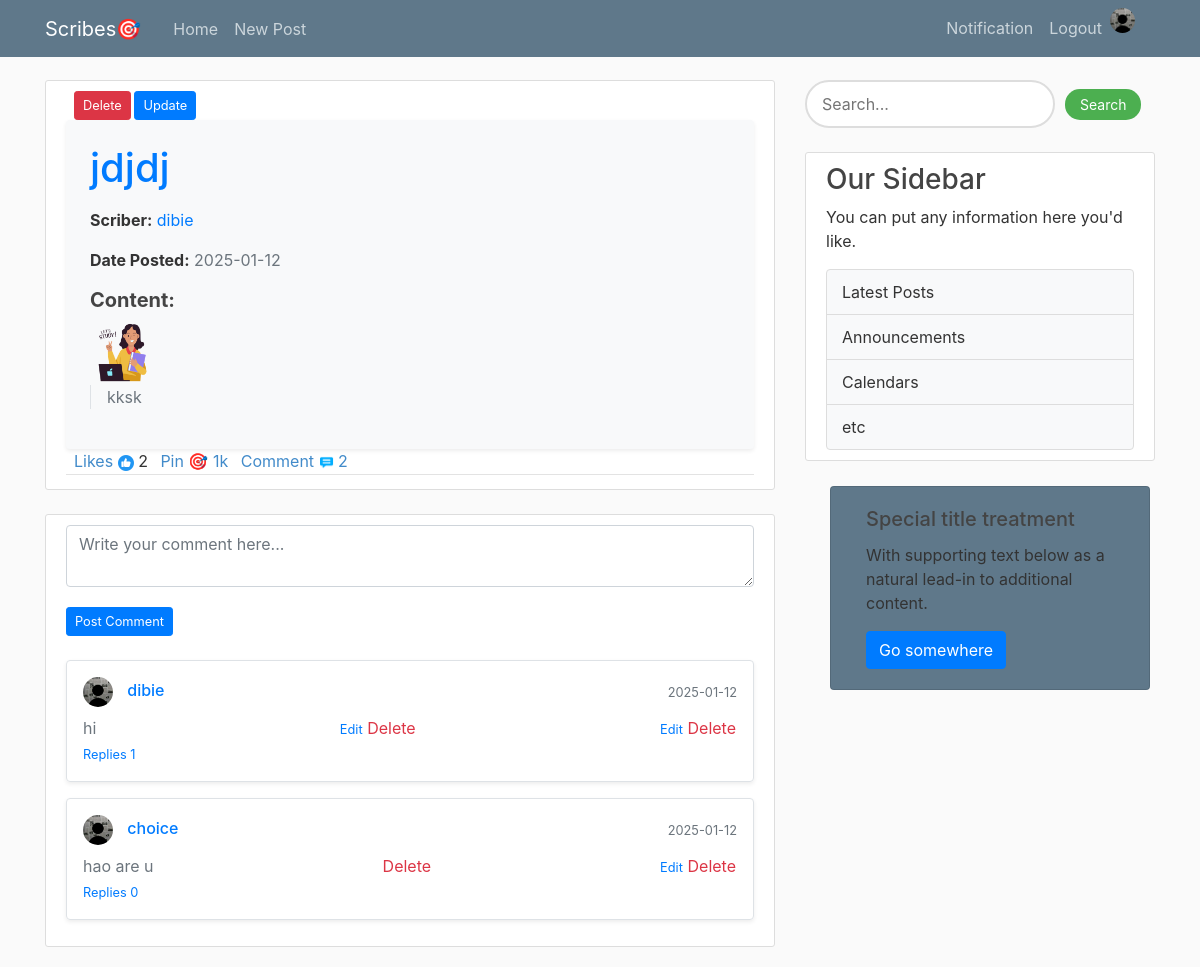
Page /post/detail/jdjdj (signed in) on the committed database.
### flaskblog/models.py (models this page shows, shortened)
class Post(db.Model):
    id = db.Column(db.Integer, primary_key=True)
    title = db.Column(db.String(100), nullable=False)
    content = db.Column(db.Text, nullable=False)
    date = db.Column(db.DateTime, nullable=False, default=datetime.utcnow)
    user_id = db.Column(db.Integer, db.ForeignKey('user.id'), nullable=False)
    is_admin = db.Column(db.Boolean, nullable=False,default=False)
    image = db.Column(db.String(20), nullable=False, default='default.jpg')

class User(db.Model, UserMixin):
    id = db.Column(db.Integer, primary_key=True)
    username = db.Column(db.String(20), nullable=False, unique=True)
    email = db.Column(db.String(120), nullable=False, unique=True)
    image_file = db.Column(db.String(20), nullable=False, default='default.jpg')
    password = db.Column(db.String(60), nullable=False)
    posts = db.relationship('Post', backref='author', lazy=True)
    is_admin = db.Column(db.Boolean, nullable=False,default=False)
    Biography= db.Column(db.Text, nullable=False,default='Add A Brief Description About Yourself')

class Comment(db.Model):
    id = db.Column(db.Integer, primary_key=True)
    content = db.Column(db.String(500), nullable=False)
    user_id = db.Column(db.Integer, db.ForeignKey('user.id'), nullable=False)
    post_id = db.Column(db.Integer, db.ForeignKey('post.id'), nullable=False)
    created_at = db.Column(db.DateTime, default=datetime.utcnow)
    user = db.relationship('User', backref=db.backref('comments', lazy=True))
    post = db.relationship('Post', backref=db.backref('comments', lazy='dynamic'))

### flaskblog/routes.py (the view)
@app.route("/post/detail/<title>", methods=['POST', 'GET'])
@login_required
def post_detail(title):
    image_file = url_for('static', filename='profile_pics/' + current_user.image_file)
    post = Post.query.filter_by(title=title).first_or_404()
    comments = Comment.query.filter_by(post_id=post.id).all()
    edit_comment_id = request.args.get("edit_comment_id", type=int)
    edit_comment = Comment.query.get(edit_comment_id) if edit_comment_id else None
    return render_template('post_detail.html',post=post,image_file=image_file,comments=comments,edit_comment=edit_comment)

### flaskblog/models.py (called while the page is built)
@login_manager.user_loader
def load_user(user_id):
    return User.query.get(int(user_id))

### flaskblog/templates/post_detail.html (shortened to what this page needs)
{% extends "layout.html" %}
{% block content %}
    <div class="content-section">
        {% if post.content == 'your post is against our policy': %}
        {% elif current_user.username == post.author.username %}
            <small class="ml-2">
               <button type="button" class="btn btn-danger btn-sm" data-toggle="modal" data-target="#deleteModal">Delete</button>
               <a href="{{ url_for('update',post_id=post.id) }}" class="btn btn-primary btn btn-sm">Update</button></a>
            </small>
        {%endif %}
        <div class="post-content-section p-4 bg-light rounded shadow-sm">
            <h1 class="post-title text-primary  mb-3">{{ post.title }}</h1>
            <div class="post-meta mb-3">
                <p>
                    <span class="font-weight-bold">Scriber:</span>
                    <a href="{{ url_for('look', username=post.author.username) }}" class="text-primary">{{ post.author.username }}</a>
                </p>
                <p>
                    <span class="font-weight-bold">Date Posted:</span>
                    <span class="text-muted">{{ post.date.strftime('%Y-%m-%d') }}</span>
                </p>
            </div>
            <div class="post-content">
                <h5 class="font-weight-bold">Content:</h5>
               <img class=" article-img" src="{{url_for('static', filename='post_image/'+ post.image)}}">
                <p class="article-content text-justify text-secondary border-left pl-3">{{ post.content }}</p>
            </div>
        </div>
         <div class="article-metadata">
                <a class="ml-2" style="color: #428bca;">Likes</a>
                <a id="like-btn" data-post-id="{{ post.id }}" href="javascript:void(0);">
                            {% set user_ids = post.likes | map(attribute='user_id') | list %}
                            {% if current_user.id in user_ids %}
                               <img src="{{ url_for('static', filename='images/like.png') }}" alt="Unlike" />
                            {% else %}
                                <img src="{{ url_for('static', filename='images/thumb-up.png') }}" alt="Like" />
                            {% endif %}
                        </a>
                        <span id="like-count">{{ post.likes | length }}</span>
                <a class="ml-2" style="color: #428bca;" href="{{ url_for('pin_post') }}">
                    Pin 🎯 1k
                </a>
              <a class="ml-2" style = "color: #428bca" >Comment</a> <img src="{{ url_for('static', filename='images/talk.png') }}" alt="Comment" style="width: 15px; height: 15px;">
              <a style="color: #428bca">{{post.comments.count()}}</a>
       </div>
   </div>
   <div class="content-section mt-4">
    <form
        action="{% if edit_comment %}{{ url_for('edit_comment', comment_id=edit_comment.id) }}{% else %}{{ url_for('add_comment', post_id=post.id) }}{% endif %}"
        method="POST"
        class="mb-3"
    >
        <div class="form-group">
            <textarea
                name="content"
                rows="2"
                class="form-control"
                placeholder="Write your comment here..."
                required
            >{% if edit_comment %}{{ edit_comment.content }}{% endif %}</textarea>
        </div>
        <button type="submit" class="btn btn-primary btn-sm mt-1">
            {% if edit_comment %}Update Comment{% else %}Post Comment{% endif %}
        </button>
    </form>
    <div class="comments-section mt-4">
        {% for comment in post.comments %}
        <div class="comment mb-3 p-3 rounded border shadow-sm">
            <div class="d-flex justify-content-between align-items-center">
                <h6 class="mb-0 text-primary">
                    <img class="rounded-circle article-img2" src="{{url_for('static', filename='profile_pics/'+ comment.user.image_file)}}">
                    <a href="{{url_for('look', username=comment.user.username)}}">{{ comment.user.username }}</a>
                </h6>
                <small class="text-muted">{{ comment.created_at.strftime('%Y-%m-%d') }}</small>
            </div>
            <div class="d-flex justify-content-between align-items-center mt-2">
                <p class="mb-0 text-secondary">{{ comment.content }}</p>
                 {% if  current_user.username == post.author.username and current_user.username ==comment.user.username%}
                     <div>
                        <small>
                            <a href="{{ url_for('post_detail', title=post.title, edit_comment_id=comment.id) }}" class="text-primary">Edit</a>
                        </small>
                       <small>
                            <form action="{{ url_for('delete_comment', comment_id=comment.id) }}" method="POST" class="d-inline">
                                <button type="submit" class="btn btn-link text-danger p-0 m-0 align-baseline">Delete</button>
                            </form>
                      </small>
                    </div>
                {% elif current_user.username == post.author.username: %}
                    <small>
                            <form action="{{ url_for('delete_comment', comment_id=comment.id) }}" method="POST" class="d-inline">
                                <button type="submit" class="btn btn-link text-danger p-0 m-0 align-baseline">Delete</button>
                            </form>
                      </small>
                {% endif %}
                {% if current_user.email == 'dibieemmanuel403@gmail.com': %}
                   <div>
                        <small>
                            <a href="{{ url_for('post_detail', title=post.title, edit_comment_id=comment.id) }}" class="text-primary">Edit</a>
                        </small>
                       <small>
                            <form action="{{ url_for('delete_comment', comment_id=comment.id) }}" method="POST" class="d-inline">
                                <button type="submit" class="btn btn-link text-danger p-0 m-0 align-baseline">Delete</button>
                            </form>
                      </small>
                    </div>
                {% endif %}
           </div>
              <div>
                    <small>
                       <a href="{{ url_for('reply_comment',comment_id=comment.id) }}" class="text-primary mr-2">Replies {{comment.replies.count() }}</a>
                    </small>
                </div>
           </div>
        {% else %}
        <p class="text-muted">No comments yet. Be the first to comment!</p>
        {% endfor %}
    </div>
</div>
{% endblock %}

### flaskblog/templates/layout.html (shortened to what this page needs)
<!DOCTYPE html>
<html xmlns="http://www.w3.org/1999/html">
<head>
    <link rel="stylesheet" href="https://cdn.jsdelivr.net/npm/bootstrap@4.1.3/dist/css/bootstrap.min.css">
    <link rel="stylesheet" type="text/css" href="{{url_for('static', filename='main.css') }}">
</head>
<body>
    <header class="site-header">
      <nav class="navbar navbar-expand-md navbar-dark bg-steel fixed-top">
        <div class="container">
          <a class="navbar-brand mr-4" href="/">Scribes🎯</a>
          <div class="collapse navbar-collapse" id="navbarToggle" >
            <div class="navbar-nav mr-auto">
              {% if current_user.is_authenticated %}
                <a class="nav-item nav-link" href="{{ url_for('home')}}">Home</a>
                <a class="nav-item nav-link" href="{{ url_for('new_post')}}">New Post</a>
              {% else %}
              <a class="nav-item nav-link" href="{{ url_for('home')}}">Home</a>
              <a class="nav-item nav-link" href="{{ url_for('about')}}">About</a>
              {% endif %}
            </div>
            <div class="navbar-nav">
              {% if current_user.is_authenticated %}
                <a class="nav-item nav-link" href="{{ url_for('notification')}}">Notification</a>
                <a class="nav-item nav-link" href="{{ url_for('logout')}}">Logout</a>
                <a href="{{ url_for('Account')}}"> <img class="rounded-circle account-img2 md-2" src="{{ image_file }}"></a>
              {% else %}
                <a class="nav-item nav-link" href="{{ url_for('login')}}">Login</a>
                <a class="nav-item nav-link" href="{{ url_for('register')}}">Register</a>
              {% endif %}
            </div>
            </div>
          </div>
      </nav>
    </header>
    <main role="main" class="container">
      <div class="row">
        <div class="col-md-8">
          {% block content %}{% endblock %}
        </div>
        <div class="col-md-4">
          {% if current_user.is_authenticated %}
            <form method="POST" action="{{ url_for('search_post') }}" style="display: flex; align-items: center;">
             <form method="POST" action="{{ url_for('search_post') }}" style="display: flex; align-items: center;">
              <input
                type="text"
                name="content"
                placeholder="Search..."
                style="border: 2px solid #ddd; outline: none; padding: 10px 15px; border-radius: 25px; width: 250px; font-size: 16px; margin-right: 10px;">
              <button
                type="submit"
                style="background-color: #4caf50; color: white; border: none; padding: 5px 15px; cursor: pointer; font-size: 14px; border-radius: 15px; transition: background-color 0.3s ease;"
                onmouseover="this.style.backgroundColor='#45a049'"
                onmouseout="this.style.backgroundColor='#4caf50'">
                Search
              </button>
            </form>
          {% endif %}
          <div class="content-section mt-4">
            <h3>Our Sidebar</h3>
            <div class="text muted">
            <p>You can put any information here you'd like.</p>
            </div>
            <ul class="list-group">
              <li class="list-group-item">
                <a href="/about">Latest Posts</a>
              </li>
              <li class="list-group-item">
                <a href="#">Announcements</a>
              </li>
              <li class="list-group-item">
                <a href="calendars.html">Calendars</a>
              </li>
              <li class="list-group-item">
                <a href="etc.html">etc</a>
              </li>
            </ul>
          </div>
          <div class="card col" style="width: 20rem;">
          <div class="card-body">
            <h5 class="card-title">Special title treatment</h5>
            <p class="card-text">With supporting text below as a natural lead-in to additional content.</p>
            <a href="#" class="btn btn-primary">Go somewhere</a>
          </div>
        </div>
        </div>
    </main>
</body>
</html>

### flaskblog/static/main.css (style rules this page uses)
body { background: #fafafa; color: #333333; margin-top: 5rem; }
h1, h2, h3, h4, h5, h6 { color: #444444; }
.bg-steel { background-color:#5f788a; }
.site-header .navbar-nav .nav-link { color: #cbd5db; }
.content-section { background: #ffffff; padding: 10px 20px; border: 1px solid #dddddd; border-radius: 3px; margin-bottom: 20px; }
.article-content { white-space: pre-line; }
.article-img { height: 65px; width: 65px; margin-right: 16px; }
.article-img2 { height: 30px; width: 30px; margin-right: 10px; }
.article-metadata { padding-bottom: 1px; margin-bottom: 4px; border-bottom: 1px solid #e3e3e3 }
.account-img2 { height: 25px; width: 25px; margin-right: 20px; margin-bottom: 16px; }
.card { color: #333; background-color: #5f788a; margin:25px; }
.list-group-item { background-color: #f8f9fa; color: #333; padding: 10px 15px; border: 1px solid #ddd; text-decoration: none; transition: background-color 0.3s ease, color 0.3s ease; }
.list-group-item a { text-decoration: none; color: inherit; }
.btn-danger { background-color: #dc3545; }
.btn-sm { font-size: 0.8rem; }

### rows in the picture
Post: title "jdjdj", date "2025-01-12", image (picture), content "kksk"
User: author.username "dibie"
Comment: image_file (placeholder picture), user.username "dibie", created_at "2025-01-12", content "hi", replies.count "1"
Comment: image_file (placeholder picture), user.username "choice", created_at "2025-01-12", content "hao are u", replies.count "0"

### other values in the picture
{{ post.likes | length }} "2"
{{ post.comments.count() }} "2"
